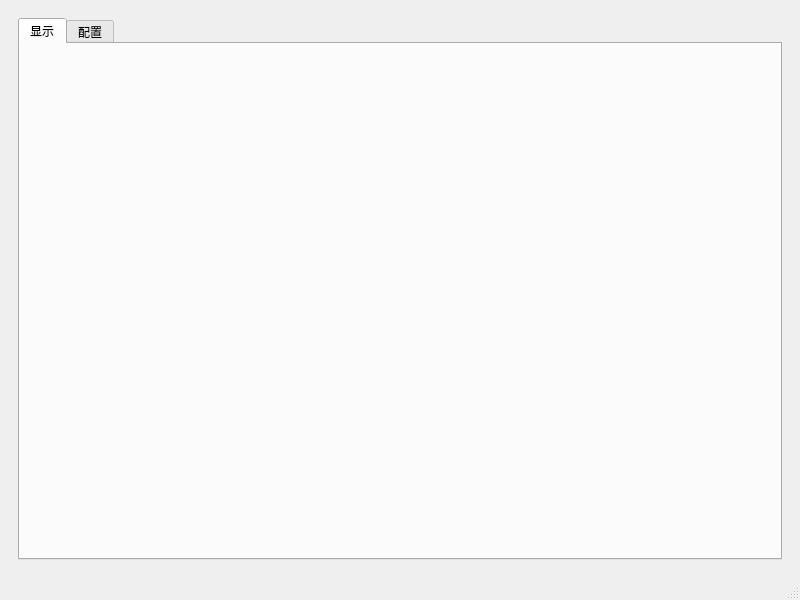
<?xml version="1.0" encoding="UTF-8"?>
<ui version="4.0">
 <class>MainWindow</class>
 <widget class="QMainWindow" name="MainWindow">
  <property name="geometry">
   <rect>
    <x>0</x>
    <y>0</y>
    <width>800</width>
    <height>600</height>
   </rect>
  </property>
  <property name="windowTitle">
   <string>MainWindow</string>
  </property>
  <widget class="QWidget" name="centralwidget">
   <property name="sizePolicy">
    <sizepolicy hsizetype="Expanding" vsizetype="Expanding">
     <horstretch>0</horstretch>
     <verstretch>0</verstretch>
    </sizepolicy>
   </property>
   <layout class="QGridLayout" name="gridLayout_3">
    <item row="0" column="0">
     <widget class="QStackedWidget" name="stackedWidget">
      <property name="currentIndex">
       <number>0</number>
      </property>
      <widget class="QWidget" name="page">
       <property name="sizePolicy">
        <sizepolicy hsizetype="Expanding" vsizetype="Expanding">
         <horstretch>0</horstretch>
         <verstretch>0</verstretch>
        </sizepolicy>
       </property>
       <layout class="QGridLayout" name="gridLayout_2">
        <item row="1" column="0">
         <widget class="QTabWidget" name="tabWidget">
          <property name="currentIndex">
           <number>0</number>
          </property>
          <widget class="QWidget" name="tab">
           <attribute name="title">
            <string>显示</string>
           </attribute>
           <layout class="QGridLayout" name="gridLayout_4" rowstretch="0">
            <item row="0" column="0">
             <widget class="QLabel" name="Display_Screen">
              <property name="font">
               <font>
                <family>楷体</family>
                <pointsize>16</pointsize>
               </font>
              </property>
              <property name="text">
               <string/>
              </property>
              <property name="alignment">
               <set>Qt::AlignmentFlag::AlignCenter</set>
              </property>
             </widget>
            </item>
           </layout>
          </widget>
          <widget class="QWidget" name="tab_2">
           <attribute name="title">
            <string>配置</string>
           </attribute>
           <layout class="QGridLayout" name="gridLayout">
            <item row="2" column="0">
             <layout class="QHBoxLayout" name="horizontalLayout_2">
              <item>
               <widget class="QTextBrowser" name="Display_HaveSent"/>
              </item>
              <item>
               <widget class="QTextBrowser" name="Display_HaveReceived"/>
              </item>
             </layout>
            </item>
            <item row="0" column="0">
             <layout class="QFormLayout" name="formLayout">
              <item row="0" column="0">
               <widget class="QLabel" name="label">
                <property name="minimumSize">
                 <size>
                  <width>0</width>
                  <height>30</height>
                 </size>
                </property>
                <property name="text">
                 <string>请求地址</string>
                </property>
               </widget>
              </item>
              <item row="0" column="1">
               <widget class="QComboBox" name="RequestUrl_comboBox">
                <property name="minimumSize">
                 <size>
                  <width>0</width>
                  <height>30</height>
                 </size>
                </property>
                <item>
                 <property name="text">
                  <string>v1.hitokoto.cn</string>
                 </property>
                </item>
                <item>
                 <property name="text">
                  <string>international.v1.hitokoto.cn</string>
                 </property>
                </item>
               </widget>
              </item>
              <item row="1" column="0">
               <widget class="QLabel" name="label_2">
                <property name="minimumSize">
                 <size>
                  <width>0</width>
                  <height>30</height>
                 </size>
                </property>
                <property name="text">
                 <string>句子类型</string>
                </property>
               </widget>
              </item>
              <item row="1" column="1">
               <widget class="QComboBox" name="RequestType_comboBox">
                <property name="minimumSize">
                 <size>
                  <width>0</width>
                  <height>30</height>
                 </size>
                </property>
                <item>
                 <property name="text">
                  <string>动画</string>
                 </property>
                </item>
                <item>
                 <property name="text">
                  <string>漫画</string>
                 </property>
                </item>
                <item>
                 <property name="text">
                  <string>游戏</string>
                 </property>
                </item>
                <item>
                 <property name="text">
                  <string>文学</string>
                 </property>
                </item>
                <item>
                 <property name="text">
                  <string>原创</string>
                 </property>
                </item>
                <item>
                 <property name="text">
                  <string>来自网络</string>
                 </property>
                </item>
                <item>
                 <property name="text">
                  <string>其他</string>
                 </property>
                </item>
                <item>
                 <property name="text">
                  <string>影视</string>
                 </property>
                </item>
                <item>
                 <property name="text">
                  <string>诗词</string>
                 </property>
                </item>
                <item>
                 <property name="text">
                  <string>网易云</string>
                 </property>
                </item>
                <item>
                 <property name="text">
                  <string>哲学</string>
                 </property>
                </item>
                <item>
                 <property name="text">
                  <string>抖机灵</string>
                 </property>
                </item>
               </widget>
              </item>
              <item row="2" column="0">
               <widget class="QLabel" name="label_3">
                <property name="minimumSize">
                 <size>
                  <width>0</width>
                  <height>30</height>
                 </size>
                </property>
                <property name="text">
                 <string>返回类型</string>
                </property>
               </widget>
              </item>
              <item row="2" column="1">
               <widget class="QComboBox" name="RequestReturnType_comboBox">
                <property name="minimumSize">
                 <size>
                  <width>0</width>
                  <height>30</height>
                 </size>
                </property>
                <item>
                 <property name="text">
                  <string>text</string>
                 </property>
                </item>
                <item>
                 <property name="text">
                  <string>json</string>
                 </property>
                </item>
                <item>
                 <property name="text">
                  <string>js</string>
                 </property>
                </item>
               </widget>
              </item>
              <item row="3" column="0">
               <widget class="QLabel" name="label_4">
                <property name="minimumSize">
                 <size>
                  <width>0</width>
                  <height>30</height>
                 </size>
                </property>
                <property name="text">
                 <string>返回编码</string>
                </property>
                <property name="alignment">
                 <set>Qt::AlignmentFlag::AlignCenter</set>
                </property>
                <property name="wordWrap">
                 <bool>false</bool>
                </property>
               </widget>
              </item>
              <item row="3" column="1">
               <widget class="QComboBox" name="RequestReturnEncode_comboBox">
                <property name="minimumSize">
                 <size>
                  <width>0</width>
                  <height>30</height>
                 </size>
                </property>
                <item>
                 <property name="text">
                  <string>utf-8</string>
                 </property>
                </item>
                <item>
                 <property name="text">
                  <string>gbk</string>
                 </property>
                </item>
               </widget>
              </item>
              <item row="5" column="0" colspan="2">
               <layout class="QHBoxLayout" name="horizontalLayout_3">
                <item>
                 <widget class="QFrame" name="frame">
                  <property name="maximumSize">
                   <size>
                    <width>16777215</width>
                    <height>0</height>
                   </size>
                  </property>
                  <property name="frameShape">
                   <enum>QFrame::Shape::StyledPanel</enum>
                  </property>
                  <property name="frameShadow">
                   <enum>QFrame::Shadow::Raised</enum>
                  </property>
                 </widget>
                </item>
                <item>
                 <widget class="QPushButton" name="SendRequest_pushButton">
                  <property name="sizePolicy">
                   <sizepolicy hsizetype="Fixed" vsizetype="Fixed">
                    <horstretch>0</horstretch>
                    <verstretch>0</verstretch>
                   </sizepolicy>
                  </property>
                  <property name="minimumSize">
                   <size>
                    <width>60</width>
                    <height>40</height>
                   </size>
                  </property>
                  <property name="maximumSize">
                   <size>
                    <width>100</width>
                    <height>16777215</height>
                   </size>
                  </property>
                  <property name="layoutDirection">
                   <enum>Qt::LayoutDirection::LeftToRight</enum>
                  </property>
                  <property name="text">
                   <string>发送请求</string>
                  </property>
                 </widget>
                </item>
                <item>
                 <widget class="QFrame" name="frame_2">
                  <property name="maximumSize">
                   <size>
                    <width>16777215</width>
                    <height>0</height>
                   </size>
                  </property>
                  <property name="frameShape">
                   <enum>QFrame::Shape::StyledPanel</enum>
                  </property>
                  <property name="frameShadow">
                   <enum>QFrame::Shadow::Raised</enum>
                  </property>
                 </widget>
                </item>
               </layout>
              </item>
              <item row="4" column="0">
               <widget class="QLabel" name="SimulationRequest_label">
                <property name="minimumSize">
                 <size>
                  <width>0</width>
                  <height>30</height>
                 </size>
                </property>
                <property name="text">
                 <string>模拟请求</string>
                </property>
               </widget>
              </item>
              <item row="4" column="1">
               <widget class="QComboBox" name="SimulationRequest_comboBox">
                <property name="minimumSize">
                 <size>
                  <width>0</width>
                  <height>30</height>
                 </size>
                </property>
                <item>
                 <property name="text">
                  <string>禁用</string>
                 </property>
                </item>
                <item>
                 <property name="text">
                  <string>启用</string>
                 </property>
                </item>
               </widget>
              </item>
             </layout>
            </item>
           </layout>
          </widget>
         </widget>
        </item>
       </layout>
      </widget>
      <widget class="QWidget" name="page_2"/>
     </widget>
    </item>
   </layout>
  </widget>
  <widget class="QMenuBar" name="menubar">
   <property name="geometry">
    <rect>
     <x>0</x>
     <y>0</y>
     <width>800</width>
     <height>33</height>
    </rect>
   </property>
  </widget>
  <widget class="QStatusBar" name="statusbar"/>
 </widget>
 <resources/>
 <connections/>
</ui>
